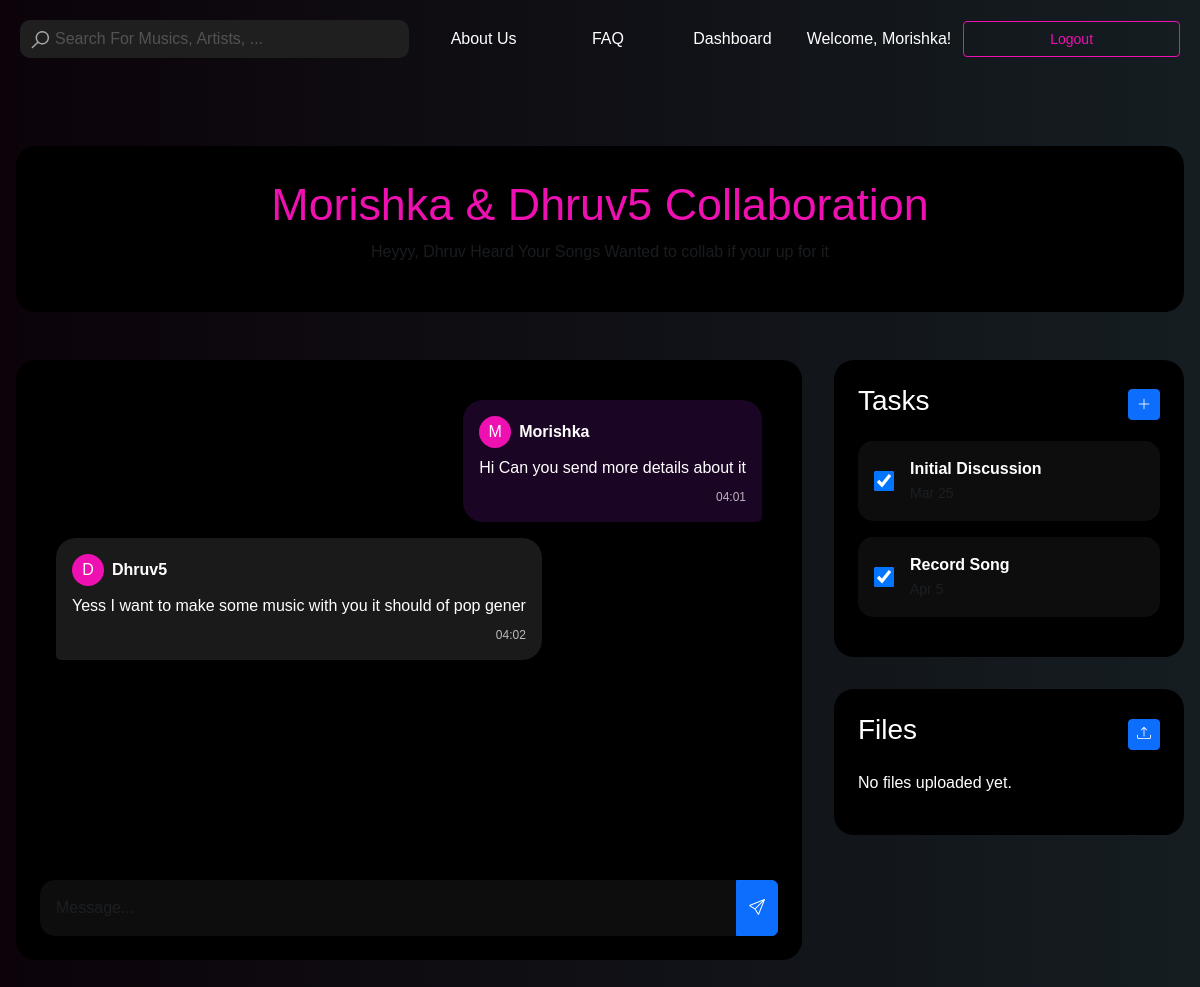
The page /collaboration/6/ (signed in) on the database as committed earlier.
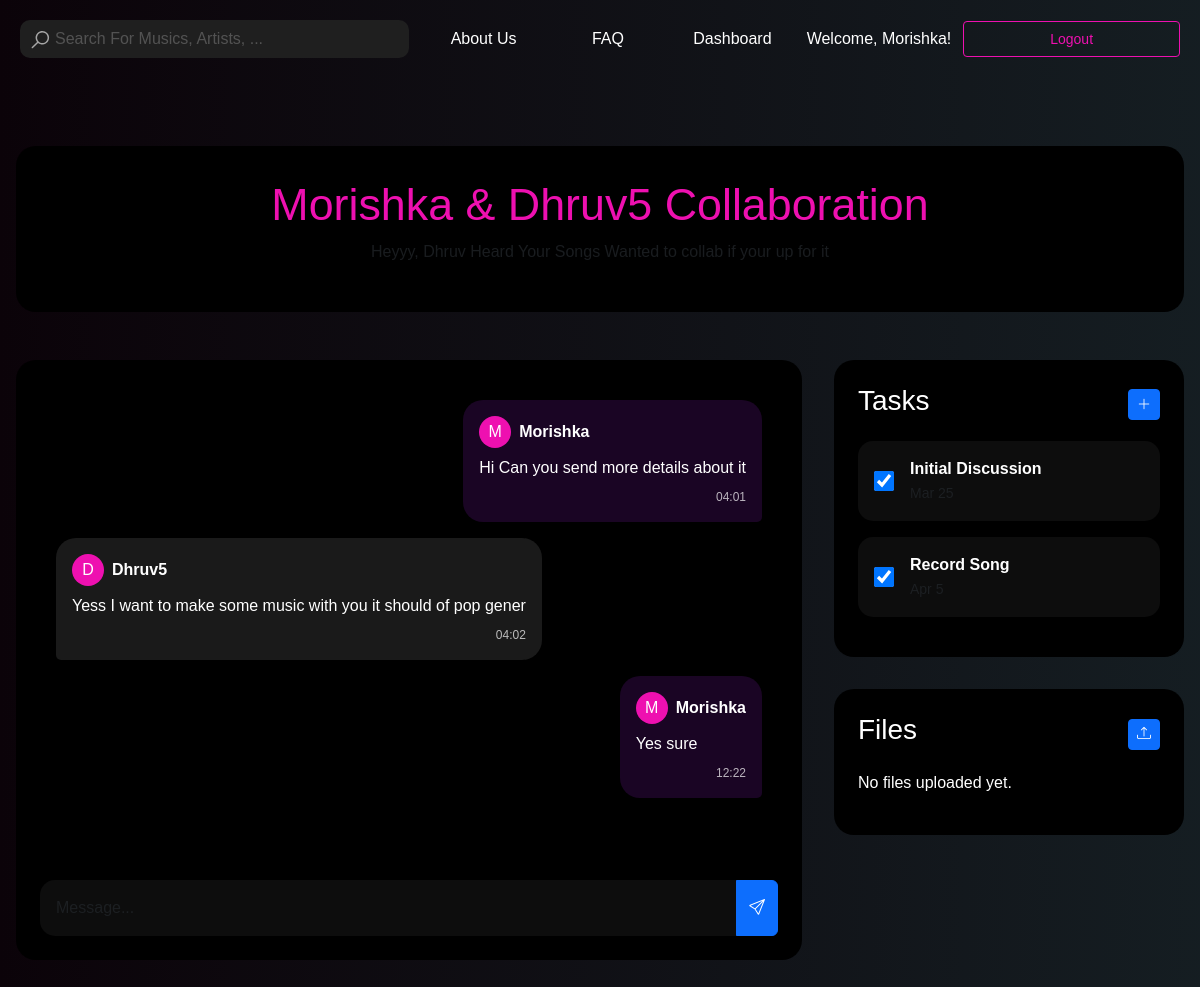
The same page on the database as committed later.
### frontend/models.py (models this page shows)
class CollaborationMessage(models.Model):
    project = models.ForeignKey(CollaborationProject, on_delete=models.CASCADE)
    sender = models.ForeignKey(User, on_delete=models.CASCADE)
    content = models.TextField()
    timestamp = models.DateTimeField(auto_now_add=True)

class Task(models.Model):
    STATUS_CHOICES = [
        ('todo', 'To Do'),
        ('in_progress', 'In Progress'),
        ('done', 'Done')
    ]
    project = models.ForeignKey(CollaborationProject, on_delete=models.CASCADE)
    title = models.CharField(max_length=200)
    description = models.TextField()
    assigned_to = models.ForeignKey(User, on_delete=models.SET_NULL, null=True)
    due_date = models.DateTimeField()
    status = models.CharField(max_length=20, choices=STATUS_CHOICES, default='todo')

### frontend/views.py (the view)
# urls.py: path('collaboration/<int:project_id>/', collaboration_dashboard, name='collaboration_dashboard'),
@login_required
def collaboration_dashboard(request, project_id):
    project = get_object_or_404(
        CollaborationProject,
        id=project_id,
        participants=request.user
    )
    files = SharedFile.objects.filter(project=project).order_by('-uploaded_at')
    print(f"Files: {files}")  # Debug statement
    context = {
        'project': project,
        'messages': CollaborationMessage.objects.filter(project=project).order_by('timestamp'),
        'files': files,
        'tasks': Task.objects.filter(project=project).order_by('due_date')
    }
    return render(request, 'collaboration/dashboard.html', context)

### frontend/templates/collaboration/dashboard.html (shortened to what this page needs)
{% load static %}
<!DOCTYPE html>
<html lang="en">
<head>
    <link rel="stylesheet" href="{% static 'css/header.css' %}">
    <link href="https://cdn.jsdelivr.net/npm/bootstrap@5.3.0/dist/css/bootstrap.min.css" rel="stylesheet">
    <link rel="stylesheet" href="https://cdn.jsdelivr.net/npm/bootstrap-icons@1.11.3/font/bootstrap-icons.min.css">
</head>
<body>
<div class="align">
    {% include "header.html" %}
</div>
<div class="collaboration-container">
    <div class="project-header">
        <h1>{{ project.title }}</h1>
        <p class="text-muted">{{ project.description }}</p>
    </div>
    <div class="collab-grid">
        <div class="collab-chat">
            <div class="chat-messages">
                {% for message in messages %}
                    <div class="message {% if message.sender == request.user %}sent{% else %}received{% endif %}">
                        <div class="message-user">
                            <div class="user-avatar">
                                {{ message.sender.username|first|upper }}
                            </div>
                            <strong>{{ message.sender.username }}</strong>
                        </div>
                        <div class="message-content">
                            {{ message.content }}
                        </div>
                        <span class="message-time">
                            {{ message.timestamp|date:"H:i" }}
                        </span>
                    </div>
                {% endfor %}
            </div>
            <form class="mt-3" onsubmit="sendMessage(event, {{ project.id }})">
                <div class="input-group">
                    <input type="text" id="message-input"
                           class="form-control message-input"
                           placeholder="Message...">
                    <button class="btn btn-primary" type="submit">
                        <i class="bi bi-send"></i>
                    </button>
                </div>
            </form>
        </div>
        <div class="collab-sidebar">
            <div class="task-card">
                <div class="task-header">
                    <h3>Tasks</h3>
                    <button class="btn btn-sm btn-primary" data-bs-toggle="modal" data-bs-target="#newTaskModal">
                        <i class="bi bi-plus-lg"></i>
                    </button>
                </div>
                {% for task in tasks %}
                    <div class="task-item">
                        <input type="checkbox" class="task-checkbox" data-task-id="{{ task.id }}"
                               {% if task.status == 'done' %}checked{% endif %}>
                        <div>
                            <div class="fw-bold">{{ task.title }}</div>
                            <small class="text-muted">{{ task.due_date|date:"M j" }}</small>
                        </div>
                    </div>
                {% endfor %}
            </div>
            <div class="file-card">
                <div class="file-header">
                    <h3>Files</h3>
                    <button class="btn btn-sm btn-primary" data-bs-toggle="modal" data-bs-target="#uploadFileModal">
                        <i class="bi bi-upload"></i>
                    </button>
                </div>
                {% for file in files %}
                    <div class="file-item">
                        <i class="bi bi-file-earmark-arrow-down fs-4"></i>
                        <div>
                            <a href="{{ file.file.url }}" class="d-block text-truncate" style="max-width: 200px;">
                                {{ file.file.name|cut:"collaborations/files/" }}
                            </a>
                            <small class="text-muted">@{{ file.uploaded_by.username }}</small>
                        </div>
                    </div>
                {% empty %}
                    <p>No files uploaded yet.</p>
                {% endfor %}
            </div>
        </div>
    </div>
</div>
</body>
</html>

Rows that differ between the two databases and show on the page:
added CollaborationMessage: sender.username|first "M", sender.username "Morishka", content "Yes sure", timestamp "12:22"
